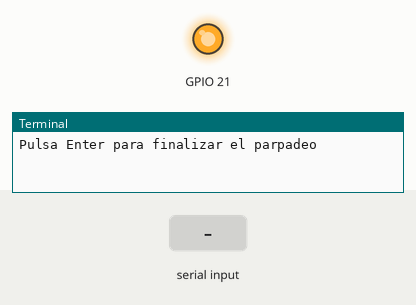
A program run on a simulated Raspberry Pi (BCM pin numbers). Shown: output pins drawn as LEDs (lit = HIGH), the last lines printed to the terminal. The test bench sets the inputs (shaded band). At 1.3 s the program stops and its outputs stay as they are.

Above: at 0.1 s.
At 1.2 s:
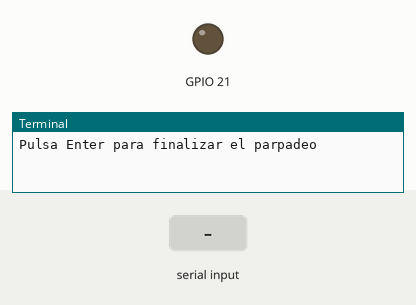
1.3 s: "1" typed at the terminal, then Enter
At 2.4 s:
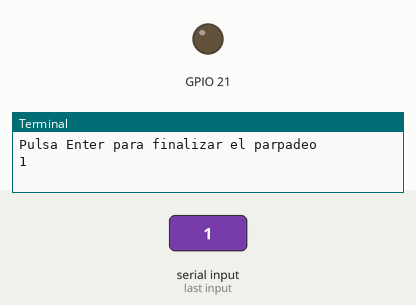
Timing chart, 0 to 2.8 s (numbered marks = the images above; inputs shaded):
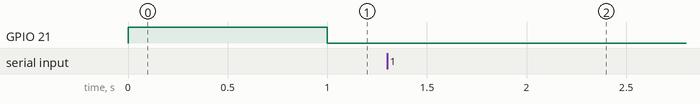

Measured:
- after the input at 1.3 s, GPIO 21: stays LOW (without the input it goes to HIGH after 0.70 s)

The program:

4_blink_board_pin.py
```python
from gpiozero import LED

# Usamos la anotación BOARD para la numeración del pin
# El pin GPIO17 equivale al pin número 11 de RPi
led = LED("BOARD40")

# El LED parpadea, en segundo plano
led.blink()

input("Pulsa Enter para finalizar el parpadeo")

# Parar la ejecución cuando queramos:
led.off()
```
